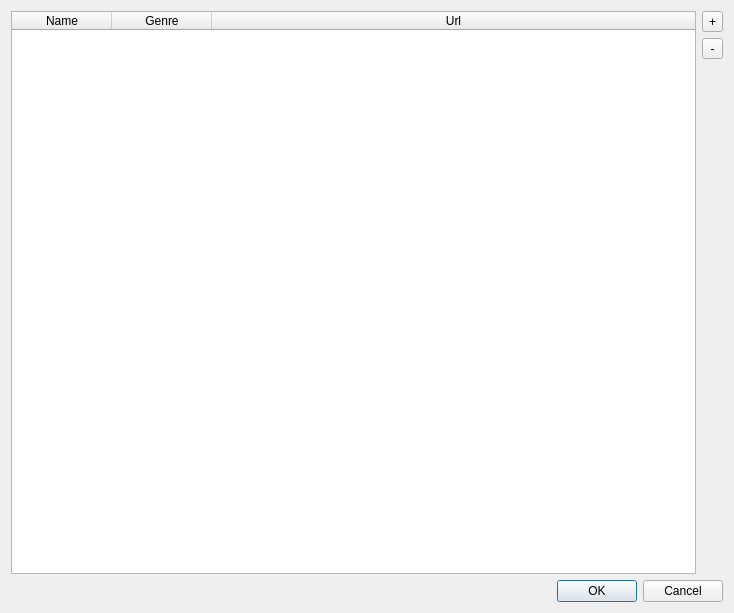
<?xml version="1.0" encoding="UTF-8"?>
<ui version="4.0">
 <class>ConfigDialog</class>
 <widget class="QDialog" name="ConfigDialog">
  <property name="geometry">
   <rect>
    <x>0</x>
    <y>0</y>
    <width>734</width>
    <height>613</height>
   </rect>
  </property>
  <property name="windowTitle">
   <string>Dialog</string>
  </property>
  <layout class="QGridLayout" name="gridLayout">
   <item row="0" column="0" rowspan="3" colspan="2">
    <widget class="QTableWidget" name="stations">
     <attribute name="horizontalHeaderStretchLastSection">
      <bool>true</bool>
     </attribute>
     <column>
      <property name="text">
       <string>Name</string>
      </property>
     </column>
     <column>
      <property name="text">
       <string>Genre</string>
      </property>
     </column>
     <column>
      <property name="text">
       <string>Url</string>
      </property>
     </column>
    </widget>
   </item>
   <item row="1" column="2">
    <widget class="QToolButton" name="remove">
     <property name="sizePolicy">
      <sizepolicy hsizetype="Preferred" vsizetype="Fixed">
       <horstretch>0</horstretch>
       <verstretch>0</verstretch>
      </sizepolicy>
     </property>
     <property name="text">
      <string>-</string>
     </property>
    </widget>
   </item>
   <item row="0" column="2">
    <widget class="QToolButton" name="add">
     <property name="text">
      <string>+</string>
     </property>
    </widget>
   </item>
   <item row="3" column="0" colspan="3">
    <widget class="QDialogButtonBox" name="buttonBox">
     <property name="orientation">
      <enum>Qt::Horizontal</enum>
     </property>
     <property name="standardButtons">
      <set>QDialogButtonBox::Cancel|QDialogButtonBox::Ok</set>
     </property>
    </widget>
   </item>
  </layout>
 </widget>
 <resources/>
 <connections>
  <connection>
   <sender>buttonBox</sender>
   <signal>accepted()</signal>
   <receiver>ConfigDialog</receiver>
   <slot>accept()</slot>
   <hints>
    <hint type="sourcelabel">
     <x>248</x>
     <y>254</y>
    </hint>
    <hint type="destinationlabel">
     <x>157</x>
     <y>274</y>
    </hint>
   </hints>
  </connection>
  <connection>
   <sender>buttonBox</sender>
   <signal>rejected()</signal>
   <receiver>ConfigDialog</receiver>
   <slot>reject()</slot>
   <hints>
    <hint type="sourcelabel">
     <x>316</x>
     <y>260</y>
    </hint>
    <hint type="destinationlabel">
     <x>286</x>
     <y>274</y>
    </hint>
   </hints>
  </connection>
 </connections>
</ui>
